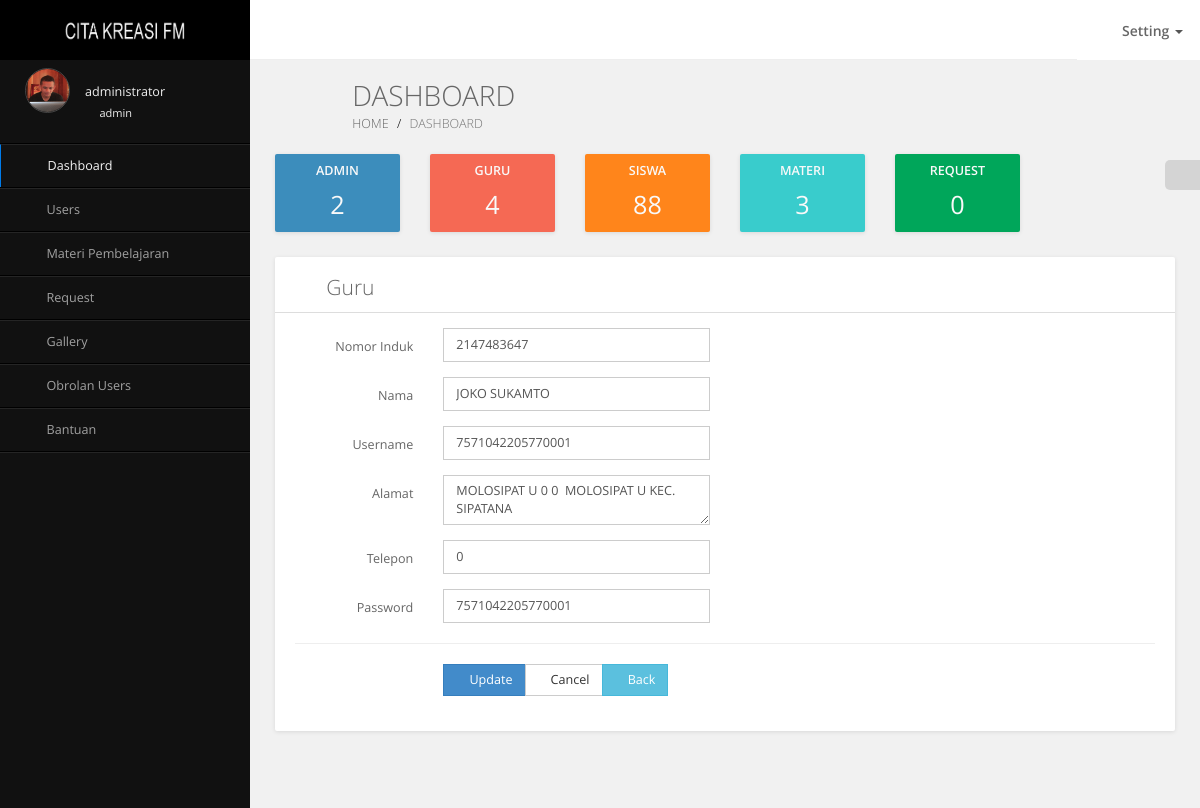
Screenshot of /dashboard?guru-edit=310 (signed in) with the database file from the repository.
### tables this page shows
CREATE TABLE IF NOT EXISTS `users` (
  `id` int(11) NOT NULL AUTO_INCREMENT,
  `nomor_induk` int(16) DEFAULT NULL,
  `name` varchar(50) DEFAULT NULL,
  `username` varchar(30) DEFAULT NULL,
  `password` varchar(32) DEFAULT NULL,
  `telp` int(16) DEFAULT NULL,
  `alamat` text,
  `status` varchar(25) DEFAULT NULL,
  `gender` varchar(25) DEFAULT NULL,
  `foto` varchar(250) DEFAULT NULL,
  `access` varchar(7) DEFAULT NULL,
  `kelas` varchar(20) NOT NULL,
  PRIMARY KEY (`id`)
);

### dashboard/function/edit.php (called while the page is built, shortened)
<?php
	if (isset($_GET['guru-edit'])) {
		$id 	=	$_GET['guru-edit'];
		$dataguru 		= 	mysql_query("SELECT * FROM users WHERE id = $id");
		$row 			= 	mysql_fetch_array($dataguru);
	}
?>

### dashboard/forms/edit_guru.php (the view)
<div class="row">
	<div class="col-md-12">
		<div class="grid">
			<div class="grid-header">
				<i class="fa fa-align-left"></i>
				<span class="grid-title">Guru</span>
				<div class="pull-right grid-tools">
					<a data-widget="collapse" title="Collapse"><i class="fa fa-chevron-up"></i></a>
					<a data-widget="reload" title="Reload"><i class="fa fa-refresh"></i></a>
				</div>
			</div>
			<div class="grid-body">
				<form role="form" class="form-horizontal" method="post">
					<div class="form-group">
						<label class="col-sm-2 control-label">Nomor Induk</label>
						<div class="col-md-4">
							<input type="text" class="form-control" name="noinduk" value="<?php echo $row['nomor_induk']; ?>" placeholder="Enter Nomor Induk" required>
						</div>
					</div>
					<div class="form-group">
						<label class="col-sm-2 control-label">Nama</label>
						<div class="col-md-4">
							<input type="text" class="form-control" name="name" value="<?php echo $row['name']; ?>" placeholder="Enter Nama" required>
						</div>
					</div>
					<div class="form-group">
						<label class="col-sm-2 control-label">Username</label>
						<div class="col-md-4">
							<input type="text" class="form-control" name="username" value="<?php echo $row['username']; ?>" placeholder="Enter Username" required>
						</div>
					</div>
					<div class="form-group">
						<label class="col-sm-2 control-label">Alamat</label>
						<div class="col-md-4">
							<textarea class="form-control" name="alamat" required><?php echo $row['alamat']; ?></textarea>
						</div>
					</div>
					<div class="form-group">
						<label class="col-sm-2 control-label">Telepon</label>
						<div class="col-md-4">
							<input type="text" class="form-control" name="telp" value="<?php echo $row['telp']; ?>" placeholder="No. Telepon" required>
						</div>
					</div>
					<div class="form-group">
						<label class="col-sm-2 control-label">Password</label>
						<div class="col-md-4">
							<input type="text" class="form-control" name="password" value="<?php echo $row['password']; ?>" placeholder="Ubah Password" required>
						</div>
					</div>
					<hr/>
					<div class="form-group">
						<div class="col-md-2"></div>
						<div class="col-md-4 btn-group">
							<button type="submit" class="btn btn-primary" name="guru-update"><span class="fa fa-save"></span> Update</button>
							<button type="reset" class="btn btn-default"><span class="fa fa-eraser"></span> Cancel</button>
							<a href="?users=guru" class="btn btn-info"><span class="fa fa-reply"></span> Back</a>
						</div>
					</div>
				</form>
			</div>
		</div>
	</div>
</div>

### assets/css/maindb.css (style rules this page uses)
html, body { overflow-x: hidden !important; font-family: 'Open Sans', sans-serif; min-height: 100%; background: #f1f1f1; }
a { color: #428bca; }
.btn { font-weight: 500; font-size: 1em; border-radius: 0; margin-bottom: 5px; }
.grid { position: relative; width: 100%; background: #fff; color: #666666; border-radius: 2px; margin-bottom: 25px; box-shadow: 0px 1px 4px rgba(0, 0, 0, 0.1); }
.grid .grid-header { position: relative; border-bottom: 1px solid #ddd; padding: 15px 10px 10px 20px; }
.grid .grid-header:before, .grid .grid-header:after { display: table; content: " "; }
.grid .grid-header:after { clear: both; }
.grid .grid-header span, .grid .grid-header > .fa { display: inline-block; margin: 0; font-weight: 300; font-size: 1.5em; float: left; }
.grid .grid-header span { padding: 0 5px; }
.grid .grid-header > .fa { padding: 5px 10px 0 0; }
.grid .grid-header > .grid-tools { padding: 4px 10px; }
.grid .grid-header > .grid-tools a { color: #999999; padding-left: 10px; cursor: pointer; }
.grid .grid-body { padding: 15px 20px 15px 20px; font-size: 0.9em; line-height: 1.9em; }
.form-group label { font-weight: 400; }
.form-control { -webkit-border-radius: 0px !important; -moz-border-radius: 0px !important; border-radius: 0px !important; box-shadow: none; font-size: 1em; }

### rows the page displays
users: noinduk "2147483647", name "JOKO SUKAMTO", username "7571042205770001", alamat "MOLOSIPAT U 0 0 MOLOSIPAT U KEC. SIPATANA", telp "0", password "7571042205770001"

### other values shown
$_SESSION['name'] "administrator"
$_SESSION['username'] "admin"
$data['total'] "2"
$data['total'] "4"
$data['total'] "88"
$data['total'] "3"
$data['total'] "0"
